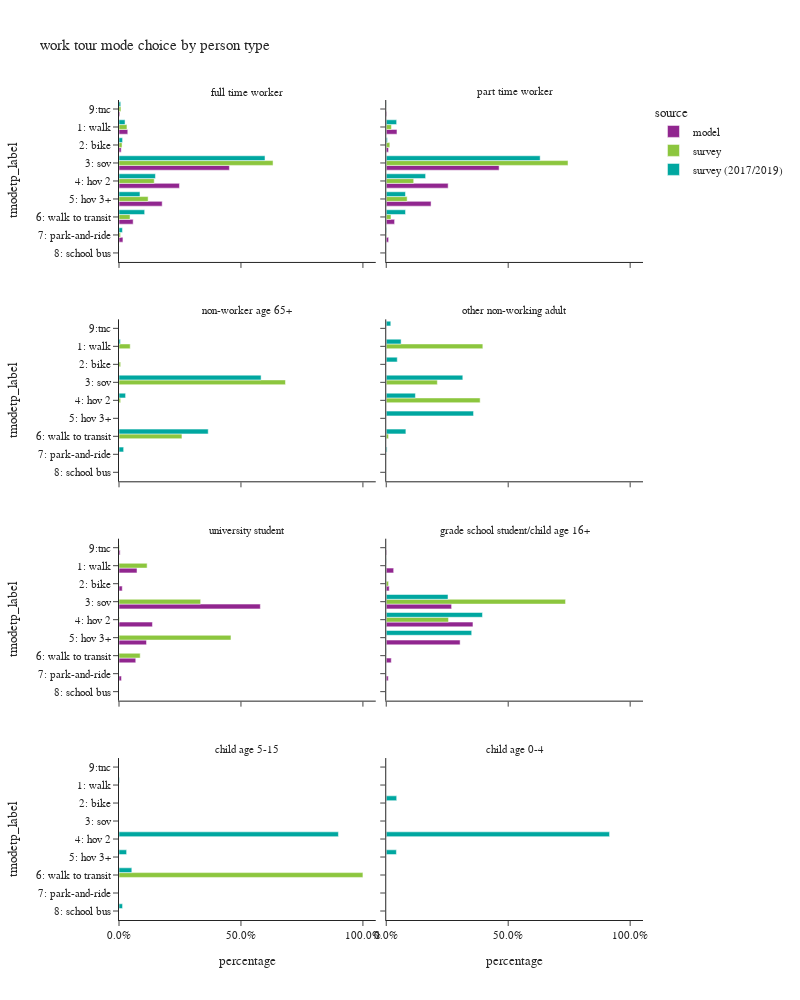

The cell this chart's notebook holds for it:
### Code cell
plot_mode_choice(wk_tour,"pptyp_label",
                 {"pptyp_label":["full time worker","part time worker","non-worker age 65+","other non-working adult",
                                 "university student","grade school student/child age 16+","child age 5-15","child age 0-4"],
                  "tmodetp_label":["1: walk","2: bike","3: sov","4: hov 2","5: hov 3+","6: walk to transit",
                                   "7: park-and-ride","8: school bus","9: other–survey only"]},
                 "person type",2,1000)

### Figure 1 — Plotly figure (JSON) as saved in the notebook; plotly's stock layout.template omitted (floating-point values rounded to 4 significant figures)
{"data": [{"alignmentgroup": "True", "customdata": [[39381], [9917], [494995], [271056], [193635], [63503], [17661], [3719]], "hovertemplate": "source=model<br>pptyp_label=full time worker<br>percentage=%{x}<br>tmodetp_label=%{y}<br>sample count=%{customdata[0]}<extra></extra>", "legendgroup": "model", "marker": {"color": "#91268F", "pattern": {"shape": ""}}, "name": "model", "offsetgroup": "model", "orientation": "h", "showlegend": true, "textposition": "auto", "type": "bar", "x": [0.036, 0.009066, 0.4525, 0.2478, 0.177, 0.05805, 0.01615, 0.0034], "xaxis": "x7", "y": ["1: walk", "2: bike", "3: sov", "4: hov 2", "5: hov 3+", "6: walk to transit", "7: park-and-ride", "9:tnc"], "yaxis": "y7"}, {"alignmentgroup": "True", "customdata": [[8886], [1911], [93337], [51198], [37075], [6899], [1964], [462]], "hovertemplate": "source=model<br>pptyp_label=part time worker<br>percentage=%{x}<br>tmodetp_label=%{y}<br>sample count=%{customdata[0]}<extra></extra>", "legendgroup": "model", "marker": {"color": "#91268F", "pattern": {"shape": ""}}, "name": "model", "offsetgroup": "model", "orientation": "h", "showlegend": false, "textposition": "auto", "type": "bar", "x": [0.04405, 0.009473, 0.4627, 0.2538, 0.1838, 0.0342, 0.009736, 0.00229], "xaxis": "x8", "y": ["1: walk", "2: bike", "3: sov", "4: hov 2", "5: hov 3+", "6: walk to transit", "7: park-and-ride", "9:tnc"], "yaxis": "y8"}, {"alignmentgroup": "True", "customdata": [[1219], [220], [9564], [2263], [1862], [1134], [168], [77]], "hovertemplate": "source=model<br>pptyp_label=university student<br>percentage=%{x}<br>tmodetp_label=%{y}<br>sample count=%{customdata[0]}<extra></extra>", "legendgroup": "model", "marker": {"color": "#91268F", "pattern": {"shape": ""}}, "name": "model", "offsetgroup": "model", "orientation": "h", "showlegend": false, "textposition": "auto", "type": "bar", "x": [0.07385, 0.01333, 0.5794, 0.1371, 0.1128, 0.0687, 0.01018, 0.004665], "xaxis": "x3", "y": ["1: walk", "2: bike", "3: sov", "4: hov 2", "5: hov 3+", "6: walk to transit", "7: park-and-ride", "9:tnc"], "yaxis": "y3"}, {"alignmentgroup": "True", "customdata": [[496], [200], [4368], [5796], [4937], [337], [135], [33]], "hovertemplate": "source=model<br>pptyp_label=grade school student/child age 16+<br>percentage=%{x}<br>tmodetp_label=%{y}<br>sample count=%{customdata[0]}<extra></extra>", "legendgroup": "model", "marker": {"color": "#91268F", "pattern": {"shape": ""}}, "name": "model", "offsetgroup": "model", "orientation": "h", "showlegend": false, "textposition": "auto", "type": "bar", "x": [0.03043, 0.01227, 0.2679, 0.3555, 0.3028, 0.02067, 0.008281, 0.002024], "xaxis": "x4", "y": ["1: walk", "2: bike", "3: sov", "4: hov 2", "5: hov 3+", "6: walk to transit", "7: park-and-ride", "9:tnc"], "yaxis": "y4"}, {"alignmentgroup": "True", "customdata": [[116], [96], [792], [141], [66], [219], [16], [10]], "hovertemplate": "source=survey<br>pptyp_label=full time worker<br>percentage=%{x}<br>tmodetp_label=%{y}<br>sample count=%{customdata[0]}<extra></extra>", "legendgroup": "survey", "marker": {"color": "#8CC63E", "pattern": {"shape": ""}}, "name": "survey", "offsetgroup": "survey", "orientation": "h", "showlegend": true, "textposition": "auto", "type": "bar", "x": [0.03263, 0.01248, 0.6316, 0.1444, 0.1193, 0.04523, 0.006367, 0.007974], "xaxis": "x7", "y": ["1: walk", "2: bike", "3: sov", "4: hov 2", "5: hov 3+", "6: walk to transit", "7: park-and-ride", "9:tnc"], "yaxis": "y7"}, {"alignmentgroup": "True", "customdata": [[18], [9], [151], [27], [10], [22], [1], [1]], "hovertemplate": "source=survey<br>pptyp_label=part time worker<br>percentage=%{x}<br>tmodetp_label=%{y}<br>sample count=%{customdata[0]}<extra></extra>", "legendgroup": "survey", "marker": {"color": "#8CC63E", "pattern": {"shape": ""}}, "name": "survey", "offsetgroup": "survey", "orientation": "h", "showlegend": false, "textposition": "auto", "type": "bar", "x": [0.02124, 0.01467, 0.7452, 0.1126, 0.08572, 0.01943, 0.001054, 5.706e-05], "xaxis": "x8", "y": ["1: walk", "2: bike", "3: sov", "4: hov 2", "5: hov 3+", "6: walk to transit", "7: park-and-ride", "9:tnc"], "yaxis": "y8"}, {"alignmentgroup": "True", "customdata": [[2], [1], [16], [1], [2]], "hovertemplate": "source=survey<br>pptyp_label=non-worker age 65+<br>percentage=%{x}<br>tmodetp_label=%{y}<br>sample count=%{customdata[0]}<extra></extra>", "legendgroup": "survey", "marker": {"color": "#8CC63E", "pattern": {"shape": ""}}, "name": "survey", "offsetgroup": "survey", "orientation": "h", "showlegend": false, "textposition": "auto", "type": "bar", "x": [0.04594, 0.006798, 0.6825, 0.00672, 0.258], "xaxis": "x5", "y": ["1: walk", "2: bike", "3: sov", "4: hov 2", "6: walk to transit"], "yaxis": "y5"}, {"alignmentgroup": "True", "customdata": [[2], [2], [5], [1]], "hovertemplate": "source=survey<br>pptyp_label=other non-working adult<br>percentage=%{x}<br>tmodetp_label=%{y}<br>sample count=%{customdata[0]}<extra></extra>", "legendgroup": "survey", "marker": {"color": "#8CC63E", "pattern": {"shape": ""}}, "name": "survey", "offsetgroup": "survey", "orientation": "h", "showlegend": false, "textposition": "auto", "type": "bar", "x": [0.396, 0.2095, 0.385, 0.009422], "xaxis": "x6", "y": ["1: walk", "3: sov", "4: hov 2", "6: walk to transit"], "yaxis": "y6"}, {"alignmentgroup": "True", "customdata": [[5], [1], [13], [1], [2], [9], [1]], "hovertemplate": "source=survey<br>pptyp_label=university student<br>percentage=%{x}<br>tmodetp_label=%{y}<br>sample count=%{customdata[0]}<extra></extra>", "legendgroup": "survey", "marker": {"color": "#8CC63E", "pattern": {"shape": ""}}, "name": "survey", "offsetgroup": "survey", "orientation": "h", "showlegend": false, "textposition": "auto", "type": "bar", "x": [0.1153, 0.0004684, 0.3347, 0.001578, 0.459, 0.0869, 0.002044], "xaxis": "x3", "y": ["1: walk", "2: bike", "3: sov", "4: hov 2", "5: hov 3+", "6: walk to transit", "9:tnc"], "yaxis": "y3"}, {"alignmentgroup": "True", "customdata": [[1], [5], [1]], "hovertemplate": "source=survey<br>pptyp_label=grade school student/child age 16+<br>percentage=%{x}<br>tmodetp_label=%{y}<br>sample count=%{customdata[0]}<extra></extra>", "legendgroup": "survey", "marker": {"color": "#8CC63E", "pattern": {"shape": ""}}, "name": "survey", "offsetgroup": "survey", "orientation": "h", "showlegend": false, "textposition": "auto", "type": "bar", "x": [0.009525, 0.7351, 0.2554], "xaxis": "x4", "y": ["2: bike", "3: sov", "4: hov 2"], "yaxis": "y4"}, {"alignmentgroup": "True", "customdata": [[1]], "hovertemplate": "source=survey<br>pptyp_label=child age 5-15<br>percentage=%{x}<br>tmodetp_label=%{y}<br>sample count=%{customdata[0]}<extra></extra>", "legendgroup": "survey", "marker": {"color": "#8CC63E", "pattern": {"shape": ""}}, "name": "survey", "offsetgroup": "survey", "orientation": "h", "showlegend": false, "textposition": "auto", "type": "bar", "x": [1.0], "xaxis": "x", "y": ["6: walk to transit"], "yaxis": "y"}, {"alignmentgroup": "True", "customdata": [[392], [156], [1841], [492], [214], [1348], [77], [2], [55]], "hovertemplate": "source=survey (2017/2019)<br>pptyp_label=full time worker<br>percentage=%{x}<br>tmodetp_label=%{y}<br>sample count=%{customdata[0]}<extra></extra>", "legendgroup": "survey (2017/2019)", "marker": {"color": "#00A7A0", "pattern": {"shape": ""}}, "name": "survey (2017/2019)", "offsetgroup": "survey (2017/2019)", "orientation": "h", "showlegend": true, "textposition": "auto", "type": "bar", "x": [0.02482, 0.01463, 0.5986, 0.1493, 0.08596, 0.1052, 0.01415, 0.0002682, 0.007046], "xaxis": "x7", "y": ["1: walk", "2: bike", "3: sov", "4: hov 2", "5: hov 3+", "6: walk to transit", "7: park-and-ride", "8: school bus", "9:tnc"], "yaxis": "y7"}, {"alignmentgroup": "True", "customdata": [[66], [29], [287], [74], [29], [142], [4], [1], [8]], "hovertemplate": "source=survey (2017/2019)<br>pptyp_label=part time worker<br>percentage=%{x}<br>tmodetp_label=%{y}<br>sample count=%{customdata[0]}<extra></extra>", "legendgroup": "survey (2017/2019)", "marker": {"color": "#00A7A0", "pattern": {"shape": ""}}, "name": "survey (2017/2019)", "offsetgroup": "survey (2017/2019)", "orientation": "h", "showlegend": false, "textposition": "auto", "type": "bar", "x": [0.04264, 0.004613, 0.631, 0.1614, 0.07885, 0.07903, 0.001744, 0.0001314, 0.0005982], "xaxis": "x8", "y": ["1: walk", "2: bike", "3: sov", "4: hov 2", "5: hov 3+", "6: walk to transit", "7: park-and-ride", "8: school bus", "9:tnc"], "yaxis": "y8"}, {"alignmentgroup": "True", "customdata": [[5], [17], [2], [6], [1]], "hovertemplate": "source=survey (2017/2019)<br>pptyp_label=non-worker age 65+<br>percentage=%{x}<br>tmodetp_label=%{y}<br>sample count=%{customdata[0]}<extra></extra>", "legendgroup": "survey (2017/2019)", "marker": {"color": "#00A7A0", "pattern": {"shape": ""}}, "name": "survey (2017/2019)", "offsetgroup": "survey (2017/2019)", "orientation": "h", "showlegend": false, "textposition": "auto", "type": "bar", "x": [0.005674, 0.5825, 0.02703, 0.3657, 0.01903], "xaxis": "x5", "y": ["1: walk", "3: sov", "4: hov 2", "6: walk to transit", "7: park-and-ride"], "yaxis": "y5"}, {"alignmentgroup": "True", "customdata": [[8], [5], [14], [18], [7], [20], [1], [1]], "hovertemplate": "source=survey (2017/2019)<br>pptyp_label=other non-working adult<br>percentage=%{x}<br>tmodetp_label=%{y}<br>sample count=%{customdata[0]}<extra></extra>", "legendgroup": "survey (2017/2019)", "marker": {"color": "#00A7A0", "pattern": {"shape": ""}}, "name": "survey (2017/2019)", "offsetgroup": "survey (2017/2019)", "orientation": "h", "showlegend": false, "textposition": "auto", "type": "bar", "x": [0.06091, 0.04517, 0.3139, 0.1196, 0.3579, 0.08053, 0.003404, 0.01867], "xaxis": "x6", "y": ["1: walk", "2: bike", "3: sov", "4: hov 2", "5: hov 3+", "6: walk to transit", "7: park-and-ride", "9:tnc"], "yaxis": "y6"}, {"alignmentgroup": "True", "customdata": [[1], [3], [2], [2], [1]], "hovertemplate": "source=survey (2017/2019)<br>pptyp_label=grade school student/child age 16+<br>percentage=%{x}<br>tmodetp_label=%{y}<br>sample count=%{customdata[0]}<extra></extra>", "legendgroup": "survey (2017/2019)", "marker": {"color": "#00A7A0", "pattern": {"shape": ""}}, "name": "survey (2017/2019)", "offsetgroup": "survey (2017/2019)", "orientation": "h", "showlegend": false, "textposition": "auto", "type": "bar", "x": [0.0009548, 0.2532, 0.3945, 0.3503, 0.0009467], "xaxis": "x4", "y": ["1: walk", "3: sov", "4: hov 2", "5: hov 3+", "6: walk to transit"], "yaxis": "y4"}, {"alignmentgroup": "True", "customdata": [[1], [1], [1], [1], [1]], "hovertemplate": "source=survey (2017/2019)<br>pptyp_label=child age 5-15<br>percentage=%{x}<br>tmodetp_label=%{y}<br>sample count=%{customdata[0]}<extra></extra>", "legendgroup": "survey (2017/2019)", "marker": {"color": "#00A7A0", "pattern": {"shape": ""}}, "name": "survey (2017/2019)", "offsetgroup": "survey (2017/2019)", "orientation": "h", "showlegend": false, "textposition": "auto", "type": "bar", "x": [0.002181, 0.8995, 0.03121, 0.05256, 0.01455], "xaxis": "x", "y": ["1: walk", "4: hov 2", "5: hov 3+", "6: walk to transit", "8: school bus"], "yaxis": "y"}, {"alignmentgroup": "True", "customdata": [[1], [2], [4]], "hovertemplate": "source=survey (2017/2019)<br>pptyp_label=child age 0-4<br>percentage=%{x}<br>tmodetp_label=%{y}<br>sample count=%{customdata[0]}<extra></extra>", "legendgroup": "survey (2017/2019)", "marker": {"color": "#00A7A0", "pattern": {"shape": ""}}, "name": "survey (2017/2019)", "offsetgroup": "survey (2017/2019)", "orientation": "h", "showlegend": false, "textposition": "auto", "type": "bar", "x": [0.04285, 0.9155, 0.04166], "xaxis": "x2", "y": ["2: bike", "4: hov 2", "5: hov 3+"], "yaxis": "y2"}], "layout": {"annotations": [{"font": {}, "showarrow": false, "text": "child age 5-15", "x": 0.245, "xanchor": "center", "xref": "paper", "y": 0.1975, "yanchor": "bottom", "yref": "paper"}, {"font": {}, "showarrow": false, "text": "child age 0-4", "x": 0.755, "xanchor": "center", "xref": "paper", "y": 0.1975, "yanchor": "bottom", "yref": "paper"}, {"font": {}, "showarrow": false, "text": "university student", "x": 0.245, "xanchor": "center", "xref": "paper", "y": 0.465, "yanchor": "bottom", "yref": "paper"}, {"font": {}, "showarrow": false, "text": "grade school student/child age 16+", "x": 0.755, "xanchor": "center", "xref": "paper", "y": 0.465, "yanchor": "bottom", "yref": "paper"}, {"font": {}, "showarrow": false, "text": "non-worker age 65+", "x": 0.245, "xanchor": "center", "xref": "paper", "y": 0.7325, "yanchor": "bottom", "yref": "paper"}, {"font": {}, "showarrow": false, "text": "other non-working adult", "x": 0.755, "xanchor": "center", "xref": "paper", "y": 0.7325, "yanchor": "bottom", "yref": "paper"}, {"font": {}, "showarrow": false, "text": "full time worker", "x": 0.245, "xanchor": "center", "xref": "paper", "y": 1.0, "yanchor": "bottom", "yref": "paper"}, {"font": {}, "showarrow": false, "text": "part time worker", "x": 0.755, "xanchor": "center", "xref": "paper", "y": 1.0, "yanchor": "bottom", "yref": "paper"}], "barmode": "group", "height": 1000, "legend": {"title": {"text": "source"}, "tracegroupgap": 0}, "title": {"text": "work tour mode choice by person type"}, "width": 800, "xaxis": {"anchor": "y", "domain": [0.0, 0.49], "tickformat": ".1%", "title": {"text": "percentage"}}, "xaxis2": {"anchor": "y2", "domain": [0.51, 1.0], "matches": "x", "tickformat": ".1%", "title": {"text": "percentage"}}, "xaxis3": {"anchor": "y3", "domain": [0.0, 0.49], "matches": "x", "showticklabels": false, "tickformat": ".1%"}, "xaxis4": {"anchor": "y4", "domain": [0.51, 1.0], "matches": "x", "showticklabels": false, "tickformat": ".1%"}, "xaxis5": {"anchor": "y5", "domain": [0.0, 0.49], "matches": "x", "showticklabels": false, "tickformat": ".1%"}, "xaxis6": {"anchor": "y6", "domain": [0.51, 1.0], "matches": "x", "showticklabels": false, "tickformat": ".1%"}, "xaxis7": {"anchor": "y7", "domain": [0.0, 0.49], "matches": "x", "showticklabels": false, "tickformat": ".1%"}, "xaxis8": {"anchor": "y8", "domain": [0.51, 1.0], "matches": "x", "showticklabels": false, "tickformat": ".1%"}, "yaxis": {"anchor": "x", "categoryarray": ["9: other–survey only", "8: school bus", "7: park-and-ride", "6: walk to transit", "5: hov 3+", "4: hov 2", "3: sov", "2: bike", "1: walk"], "categoryorder": "array", "domain": [0.0, 0.1975], "title": {"text": "tmodetp_label"}}, "yaxis2": {"anchor": "x2", "domain": [0.0, 0.1975], "matches": "y", "showticklabels": false}, "yaxis3": {"anchor": "x3", "categoryarray": ["9: other–survey only", "8: school bus", "7: park-and-ride", "6: walk to transit", "5: hov 3+", "4: hov 2", "3: sov", "2: bike", "1: walk"], "categoryorder": "array", "domain": [0.2675, 0.465], "matches": "y", "title": {"text": "tmodetp_label"}}, "yaxis4": {"anchor": "x4", "domain": [0.2675, 0.465], "matches": "y", "showticklabels": false}, "yaxis5": {"anchor": "x5", "categoryarray": ["9: other–survey only", "8: school bus", "7: park-and-ride", "6: walk to transit", "5: hov 3+", "4: hov 2", "3: sov", "2: bike", "1: walk"], "categoryorder": "array", "domain": [0.535, 0.7325], "matches": "y", "title": {"text": "tmodetp_label"}}, "yaxis6": {"anchor": "x6", "domain": [0.535, 0.7325], "matches": "y", "showticklabels": false}, "yaxis7": {"anchor": "x7", "categoryarray": ["9: other–survey only", "8: school bus", "7: park-and-ride", "6: walk to transit", "5: hov 3+", "4: hov 2", "3: sov", "2: bike", "1: walk"], "categoryorder": "array", "domain": [0.8025, 1.0], "matches": "y", "title": {"text": "tmodetp_label"}}, "yaxis8": {"anchor": "x8", "domain": [0.8025, 1.0], "matches": "y", "showticklabels": false}}}
